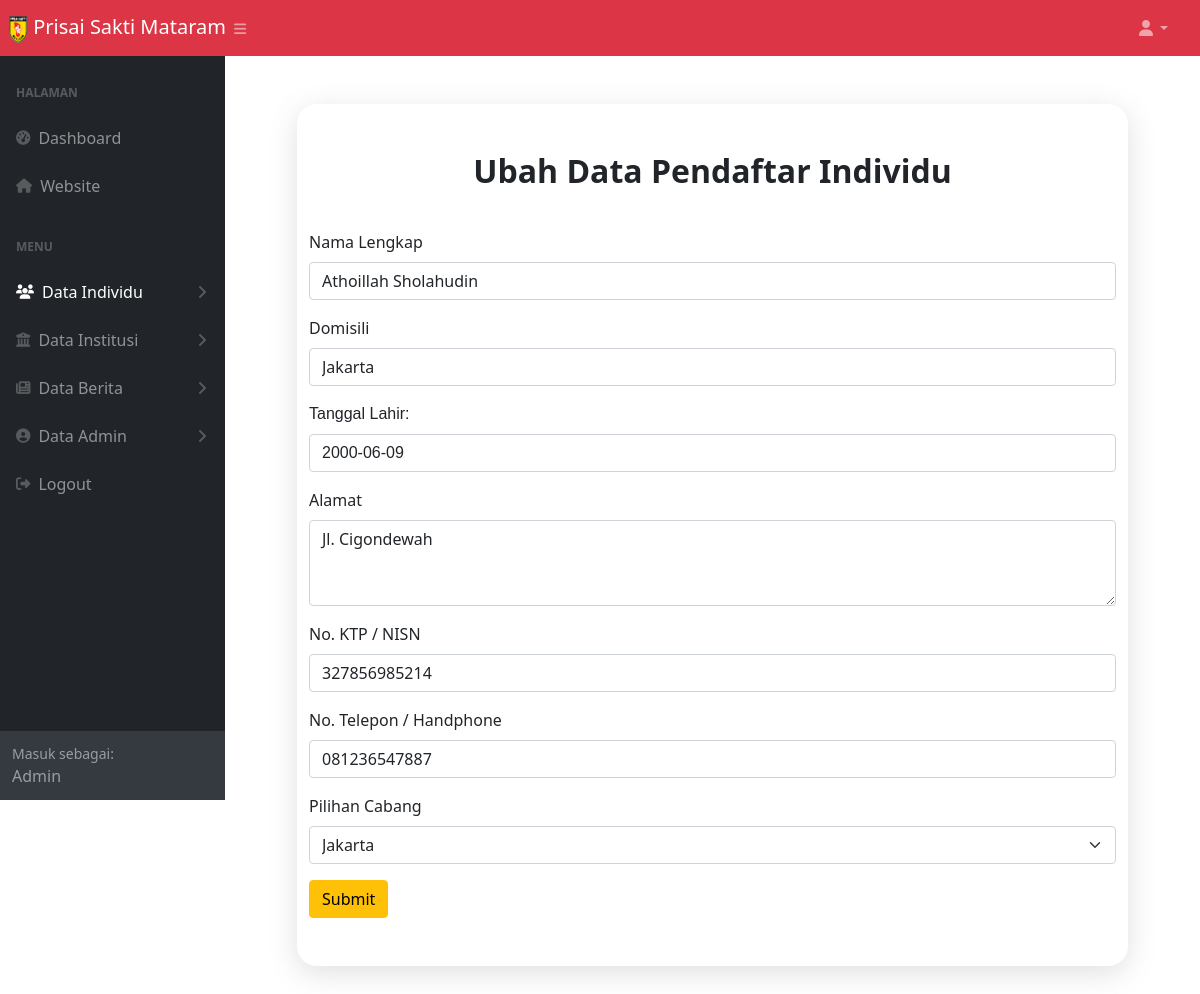
Screenshot of /ubah_data_pendaftar_individu.php?id=2 (signed in) with the database file from the repository.
### tables this page shows
CREATE TABLE `daftar_individu` (
  `id` int(9) NOT NULL,
  `nama` varchar(50) NOT NULL,
  `domisili` varchar(100) NOT NULL,
  `tanggal_lahir` date NOT NULL,
  `alamat` varchar(100) NOT NULL,
  `no_ktp` varchar(25) NOT NULL,
  `no_telp` varchar(50) NOT NULL,
  `cabang` varchar(50) NOT NULL,
  `invoice` varchar(150) NOT NULL
);

### functions.php (called while the page is built, shortened)
<?php
  $namaServer = "localhost";
  $user = "root";
  $password = "";
  $database = "psm";
  $koneksi = mysqli_connect($namaServer, $user, $password, $database) or die ("Koneksi Gagal");
  function query($query) {
    global $koneksi;
    $result = mysqli_query($koneksi, $query);
    $rows = [];
    while($row = mysqli_fetch_assoc($result)) {
      $rows[] = $row;
    }
    return $rows;
  }
?>

### ubah_data_pendaftar_individu.php (the view, shortened to what this page needs)
<?php
$id = $_GET['id'];
$pendaftar_individu = query("SELECT * FROM daftar_individu WHERE id = $id")[0];
?>
<!DOCTYPE html>
<html lang="en">
<head>
  <link href="https://cdn.jsdelivr.net/npm/bootstrap@5.0.0-beta2/dist/css/bootstrap.min.css" rel="stylesheet" />
  <link rel="stylesheet" href="style.css" />
  <link rel="stylesheet" href="styles.css" />
  <link href="https://code.jquery.com/ui/1.12.1/themes/base/jquery-ui.css" rel="stylesheet">
</head>
<body class="sb-nav-fixed">
  <nav class="sb-topnav navbar navbar-expand navbar-dark bg-danger">
    <a class="navbar-brand ps-2" href="#">
      <img src="img/Logo_PSM.png" alt="" width="20" height="29" />
      Prisai Sakti Mataram
    </a>
    <button class="btn btn-link btn-sm order-1 order-lg-0 me-4 me-lg-0" id="sidebarToggle" href="#!"><i class="fas fa-bars"></i></button>
    <ul class="navbar-nav ms-auto ms-md-0 me-3 me-lg-4">
      <li class="nav-item dropdown">
        <a class="nav-link dropdown-toggle" id="navbarDropdown" href="#" role="button" data-bs-toggle="dropdown" aria-expanded="false"><i class="fas fa-user fa-fw"></i></a>
      </li>
    </ul>
  </nav>
  <div id="layoutSidenav">
    <div id="layoutSidenav_nav">
      <nav class="sb-sidenav accordion sb-sidenav-dark bg-dark" id="sidenavAccordion">
        <div class="sb-sidenav-menu">
          <div class="nav">
            <div class="sb-sidenav-menu-heading">Halaman</div>
            <a class="nav-link" href="dashboard_admin.php">
              <div class="sb-nav-link-icon"><i class="fas fa-tachometer-alt"></i></div>
              Dashboard
            </a>
            <a class="nav-link" href="index.php">
              <div class="sb-nav-link-icon"><i class="fas fa-home"></i></div>
              Website
            </a>
            <div class="sb-sidenav-menu-heading">Menu</div>
            <a class="nav-link collapsed active" href="#" data-bs-toggle="collapse" data-bs-target="#collapseIndividu" aria-expanded="false" aria-controls="collapseIndividu">
              <div class="sb-nav-link-icon"><i class="fas fa-users"></i></div>
              Data Individu
              <div class="sb-sidenav-collapse-arrow"><i class="fas fa-angle-down"></i></div>
            </a>
            <a class="nav-link collapsed" href="#" data-bs-toggle="collapse" data-bs-target="#collapseInstitusi" aria-expanded="false" aria-controls="collapseInstitusi">
              <div class="sb-nav-link-icon"><i class="fas fa-university"></i></div>
              Data Institusi
              <div class="sb-sidenav-collapse-arrow"><i class="fas fa-angle-down"></i></div>
            </a>
            <a class="nav-link collapsed" href="#" data-bs-toggle="collapse" data-bs-target="#collapseBerita" aria-expanded="false" aria-controls="collapseBerita">
              <div class="sb-nav-link-icon"><i class="fas fa-newspaper"></i></div>
              Data Berita
              <div class="sb-sidenav-collapse-arrow"><i class="fas fa-angle-down"></i></div>
            </a>
            <a class="nav-link collapsed" href="#" data-bs-toggle="collapse" data-bs-target="#collapsePages" aria-expanded="false" aria-controls="collapsePages">
              <div class="sb-nav-link-icon"><i class="fas fa-user-circle"></i></div>
              Data Admin
              <div class="sb-sidenav-collapse-arrow"><i class="fas fa-angle-down"></i></div>
            </a>
            <a class="nav-link" href="logout_admin.php">
              <div class="sb-nav-link-icon"><i class="fas fa-sign-out-alt"></i></div>
              Logout
            </a>
          </div>
        </div>
        <div class="sb-sidenav-footer">
          <div class="small">Masuk sebagai:</div>
          <?= ucwords($_SESSION['username']) ?>
        </div>
      </nav>
    </div>
    <div id="layoutSidenav_content">
      <main>
        <div class="container-fluid px-4">
          <section class="individu m-5">
            <div class="container">
              <h2 class="text-center pt-5 fw-bold">Ubah Data Pendaftar Individu</h2>
              <form action="" method="POST">
                <div class="mb-3 pt-4">
                  <label for="exampleInputEmail1" class="form-label">Nama Lengkap</label>
                  <input type="text" name="nama" class="form-control" id="exampleInputEmail1" aria-describedby="emailHelp" value="<?= $pendaftar_individu['nama'] ?>" required>
                </div>
                <div class="mb-3">
                  <label for="exampleInputEmail1" class="form-label">Domisili</label>
                  <input type="text" name="domisili" class="form-control" id="exampleInputEmail1" aria-describedby="emailHelp" value="<?= $pendaftar_individu['domisili'] ?>" required>
                </div>
                <div class="mb-3">
                  <div class="ui-widget">
                    <label for="datepicker" class="form-label">Tanggal Lahir: </label>
                    <input type="text" id="datepicker" name="tanggal_lahir" class="form-control" aria-describedby="emailHelp" value="<?= $pendaftar_individu['tanggal_lahir'] ?>" required />
                  </div>
                </div>
                <div class="mb-3">
                  <label for="exampleFormControlTextarea1" class="form-label">Alamat</label>
                  <textarea class="form-control" name="alamat" id="exampleFormControlTextarea1" rows="3"><?= $pendaftar_individu['alamat'] ?></textarea>
                </div>
                <div class="mb-3">
                  <label for="exampleInputEmail1" class="form-label">No. KTP / NISN</label>
                  <input type="text" name="no_ktp" class="form-control" id="exampleInputEmail1" aria-describedby="emailHelp" value="<?= $pendaftar_individu['no_ktp'] ?>" required>
                </div>
                <div class="mb-3">
                  <label for="exampleInputEmail1" class="form-label">No. Telepon / Handphone</label>
                  <input type="text" name="no_telp" class="form-control" id="exampleInputEmail1" aria-describedby="emailHelp" value="<?= $pendaftar_individu['no_telp'] ?>" required>
                </div>
                <div class="mb-3">
                  <label for="exampleInputEmail1" class="form-label">Pilihan Cabang</label>
                  <select class="form-select" name="cabang" aria-label="Default select example">
                    <option value="Jakarta" <?php if ($pendaftar_individu['cabang'] == 'Jakarta') echo 'selected="Jakarta"' ?>>Jakarta</option>
                  </select>
                </div>
                <button type="submit" name="submit" class="btn btn-warning mb-5">Submit</button>
              </form>
            </div>
          </section>
        </div>
      </main>
    </div>
</body>
</html>

### style.css (style rules this page uses)
* { box-sizing: border-box; margin: 0; padding: 0; }
body, html { font-family: 'Nunito', sans-serif; }
.navbar-brand { color: rgba(255, 255, 255, 0.7); }
.individu, .institusi { background: white; border-radius: 20px; box-shadow: rgba(100, 100, 111, 0.2) 0px 7px 29px 0px; }

### rows the page displays
daftar_individu: nama "Athoillah Sholahudin", domisili "Jakarta", tanggal_lahir "2000-06-09", alamat "Jl. Cigondewah", no_ktp "327856985214", no_telp "081236547887", cabang "Jakarta"

### other values shown
$_SESSION['username'] "Admin"
